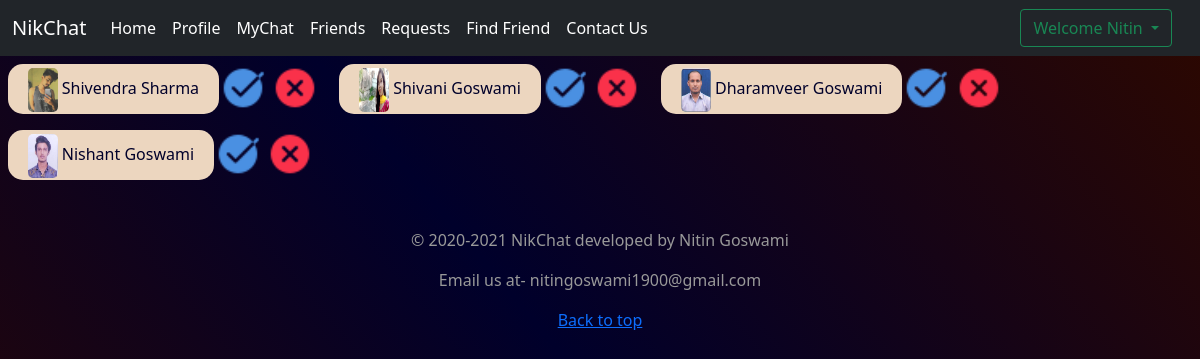
The app's page /request/1/ (signed in) with its own data.
### aroom/models.py (models this page shows, shortened)
class User(AbstractUser):
    username = None
    email = models.EmailField(unique=True)
    username = models.CharField(max_length=50, default="")
    address = models.TextField(default="")
    image = models.ImageField(upload_to ='pchat/images', null = True, blank = True)
    date = models.DateField()
    USERNAME_FIELD = 'email'
    REQUIRED_FIELDS = []
    object = CustomUserManager()

### friendsystem/models.py (models this page shows, shortened)
class FriendRequest(models.Model):
    sender = models.ForeignKey(settings.AUTH_USER_MODEL, on_delete=models.CASCADE, related_name="sender")
    receiver = models.ForeignKey(settings.AUTH_USER_MODEL, on_delete=models.CASCADE, related_name="receiver")
    is_active = models.BooleanField(blank=True, null=False, default=True)
    timestamp = models.DateTimeField(auto_now_add=True)

### aroom/views.py (the view)
# urls.py: path('request/<int:user_id>/', views.query_friend_request, name='request'),
def query_friend_request(request, *args, **kwargs):
    context = {}
    user = request.user
    account_id = kwargs.get("user_id")
    account = User.objects.get(id=account_id)
    if user.is_authenticated:
        if user == account:
            requests = FriendRequest.objects.filter(receiver=account, is_active=True)
            context['requests'] = requests
        else:
            return redirect("/")
    else:
        return redirect("/login")
    return render(request, "friend_request.html", context)

### aroom/templates/friend_request.html (shortened to what this page needs)
{% extends 'base.html' %}
{% block body %}
{% for request in requests %}
<div class="pendingrequest">
    <a href="{% url 'profile:profile' user_id=request.sender.id %}">
        <div class="request-info">
            <img id="request-profile-image" src="/media/{{request.sender.image}}">
            <span>{{request.sender.first_name}} {{request.sender.last_name}}</span>
        </div>
    </a>
    <div class="accept-request">
        <img src="/static/icons/checked.png" onclick="triggerAcceptFriendRequest('{{request.id}}')"
        alt="checked">
        <img src="/static/icons/cancel.png" onclick="triggerDeclineFriendRequest('{{request.id}}')"
        alt="cancel">
    </div>
</div>
{% endfor %}
{% endblock body %}

### aroom/templates/base.html (shortened to what this page needs)
<!doctype html>
<html lang="en">
<head>
    <link href="https://cdn.jsdelivr.net/npm/bootstrap@5.0.0-beta1/dist/css/bootstrap.min.css" rel="stylesheet"
>
    <link rel="stylesheet" href="/static/css/neon-button.css">
    <link rel="stylesheet" href="/static/css/contactus.css">
    <link rel="stylesheet" href="/static/css/index.css">
</head>
<body>
    <nav class="navbar navbar-expand-lg navbar-dark bg-dark">
        <div class="container-fluid">
            <a class="navbar-brand" href="#">NikChat</a>
            <div class="collapse navbar-collapse" id="navbarSupportedContent">
                <ul class="navbar-nav me-auto mb-2 mb-lg-0">
                    <li class="nav-item">
                        <a class="nav-link active" aria-current="page" href="/">Home</a>
                    </li>
                    {% if request.user.id != None %}
                    <li class="nav-item">
                        <a class="nav-link active" href="{% url 'profile:profile' user_id=request.user.id %}">Profile</a>
                    </li>
                    <li class="nav-item">
                        <a class="nav-link active" href="{% url 'aroomurl:mychat' chat_id=request.user.id %}">MyChat</a>
                    </li>
                    <li class="nav-item">
                        <a class="nav-link active" href="{% url 'aroomurl:friends' user_id=request.user.id %}">Friends</a>
                    </li>
                    <li class="nav-item">
                        <a class="nav-link active" aria-current="page" href="{% url 'aroomurl:request' user_id=request.user.id %}">Requests</a>
                    </li>
                    <li class="nav-item">
                        <a class="nav-link active" aria-current="page" href="/findfriend">Find Friend</a>
                    </li>
                    {% endif %}
                    <li class="nav-item">
                        <a class="nav-link active" aria-current="page" href="/contactus">Contact Us</a>
                    </li>
                </ul>
                {% if user.is_authenticated %}
                <div class="btn-group mx-2">
                    <button type="button" class="btn btn-outline-success dropdown-toggle" data-bs-toggle="dropdown"
                        aria-expanded="false" style="position: relative; left: -8px; margin:0;">
                        Welcome {{request.user.first_name}}
                    </button>
                </div>
                {% else %}
                <div class="button"><a href="/login" class="btn btn-outline-success mx-2">Login</a></div>
                <div class="button"><a href="/signup" class="btn btn-outline-success">Sign Up</a></div>
                {% endif %}
            </div>
        </div>
    </nav>
    {% block body %} {% endblock body %}
    <footer class="blog-footer">
        <p>&copy; 2020-2021 NikChat developed by Nitin Goswami</p>
        <p>Email us at- nitingoswami1900@gmail.com</p>
        <p>
            <a href="#">Back to top</a>
        </p>
    </footer>
</body>
</html>

### static/css/contactus.css (style rules this page uses)
button { margin-top: 20px; }

### static/css/index.css (style rules this page uses)
::placeholder { text-align: center; color: linear-gradient(50deg, #2d0800, #00002b, #2d0800); }

### aroom/templates/base.html (style rules this page uses)
html { min-height: -webkit-fill-available; }
body { background: linear-gradient(50deg, #2d0800, #00002b, #2d0800) center center/cover; color: rgb(211, 187, 196); }
.blog-footer { padding: 2.5rem 0; color: #999; text-align: center; }
.blog-footer p:last-child { margin-bottom: 0; }

### aroom/templates/friend_request.html (style rules this page uses)
.pendingrequest { display: inline-flex; padding: 0.5rem; }
.request-info { width: fit-content; height: 50px; padding: 0px 20px; background-color: #ecd6bf; color: #00002b; line-height: 3; text-align: center; border-radius: 15px; cursor: pointer; }
#request-profile-image { height: 2.75rem; width: 1.85rem; border-radius: 5px; }
.pendingrequest a { text-decoration: none; color: inherit; }
.accept-request img { height: 3rem; cursor: pointer; }

### records on screen
User: user.first_name "Nitin"
FriendRequest: sender.image (picture), sender.first_name "Shivendra", sender.last_name "Sharma"
FriendRequest: sender.image (picture), sender.first_name "Shivani", sender.last_name "Goswami"
FriendRequest: sender.image (picture), sender.first_name "Dharamveer", sender.last_name "Goswami"
FriendRequest: sender.image (picture), sender.first_name "Nishant", sender.last_name "Goswami"
